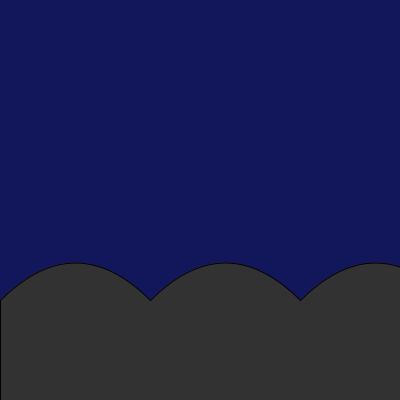
Frame 1 (no input)
Frame 60 (the mouse pressed at the canvas centre just before this capture): identical to frame 1, image omitted
Frame 120 (the mouse held since frame 60 and released just before this capture): identical to frame 1, image omitted

The Processing sketch that drew this single still picture (run headless with seeded random() and noise(); from frame 60 on, the mouse is pressed at the canvas centre):

// Processing sketch: lab_3
// ── lab_3.pde
float moonX, moonY = 0;
float sunX, sunY = 0;
float cloudX = -500;
float rectX, rectY = 0;
boolean face, sunGlass;
PImage moon;
float x = 0;
void setup(){
  size(400,400);
  face = false;
  sunGlass = false;
  sunX = 400;
}
void draw(){
  back();
  //Call sun once moon is done
  if (moonX >= 350 && moonX <= 365){
    sunX = 0; 
    sunY = 0;
    cloudX = 400;
    x = 0;
    face = false;
    sunGlass = false;
  }
  //Call moon once sun is done
  if (sunX >= 370 && sunX <= 399){
    moonX = 0;
    moonY = 0;
    face = false;
    sunGlass = false;
    
  }
  //Call stars when moon is going
  if (moonX <= 350  && moonX >= 45){
  star();
  }
  sun();
  clouds();
  moon();
  hills();
}

void moon(){
  moonX += .3;
  moonY = -300*sin(moonX/125);
  pushMatrix();
  translate(0, 400);
  translate(moonX, moonY);
  fill(255);
  ellipse(0, 0, 65, 65);
  if (face){
    moonFace();
  }
  
  popMatrix();
  
}
void star(){
  rectX = random(400);
  rectY = random(250);
  fill(242, 204, 0);
  rect(rectX,rectY, 5, 5);
  rectX = random(400);
  rectY = random(250);
  rect(rectX,rectY, 7, 7);
  
}
void mousePressed(){
  if (moonX <= 400) {
    if (mouseY >= 240 && face == true) {
      face = false;
    } else if (mouseY >= 240 && face == false){
    face = true;
    }
  } else if (sunX < 400){
    if (mouseY >= 240 && sunGlass == true) {
      sunGlass = false;
    } else if (mouseY >= 240 && sunGlass == false){
    sunGlass = true;
    }
}
}
//Makes the hills in background
void hills() {
  fill(50);
  beginShape();
  vertex(0, 300);
  bezierVertex(50, 250, 100, 250, 150, 300);
  bezierVertex(200, 250, 250, 250, 300, 300);
  bezierVertex(350, 250, 400, 250, 450, 300);
  vertex(400, 400);
  vertex(0, 400);
  endShape(CLOSE);

}
void sun(){
  
  float x1, x2, x3, y1, y2, y3, t;
  sunX += .3;
  sunY = -300*sin(sunX/125);
  pushMatrix();
  translate(0, 400);
  translate(sunX, sunY);
  fill(239, 228, 72);
  ellipse(0, 0, 70, 70);
  stroke(1);
  t = 0; 
   for (int i=0; i<26; i++)
   {
      x1 = 0 + 35 * cos(t);
      y1 = 0 + 35 * sin(t);
      x2 = 0 + 80 * cos(t+PI/13);
      y2 = 0 + 80 * sin(t+PI/13);
      x3 = 0 + 35 * cos(t+2*PI/13);
      y3 = 0 + 35 * sin(t+2*PI/13);
      triangle(x1, y1, x2, y2, x3, y3);
      t += PI/13;
   }
  
  if(sunGlass){
    glasses();
  }
  popMatrix();
}
void back(){
  
  if (moonX <= 365){
    background(18, 23, 92);
  }
  if (sunX <= 380){
    while (x <= 100){
    x += .1;
    background(18 + x, 50 + x, 130 + x );
    }
    background(18 + x, 50 + x, 130 + x );
  }
}
//The face for the sun
void glasses(){
  beginShape();
  fill(0);
  vertex(-24, -25);
  vertex(-5, -25);
  vertex(-5, -20);
  vertex(-0, -20);
  vertex(-0, -25);
  vertex(25, -25);
  vertex(22, -10);
  vertex(2, -10);
  vertex(0, -15);
  vertex(-5, -15);
  vertex(-7, -10);
  vertex(-23, -10);
  endShape(CLOSE);
  fill(0);
  beginShape();
  curveVertex(-23, 5);
  curveVertex(-23, 5);
  curveVertex(-5, 15);
  curveVertex(5, 15);
  curveVertex(20, 5);
  curveVertex(20, 5);
  endShape(CLOSE);
}
void clouds(){
pushMatrix();
  translate(cloudX, 0);
  fill(255);
 beginShape();
vertex(20, 20);
bezierVertex(40, 10, 50, 10, 60, 20);
bezierVertex(70, 10, 80, 10, 90, 20);
bezierVertex(100, 10, 110, 10, 120, 20);
bezierVertex(130, 30, 130, 30, 120, 40);
bezierVertex(110, 50, 100, 50, 90, 40);
bezierVertex(80, 50, 70, 50, 60, 40);
bezierVertex(50, 50, 40, 50, 30, 40);
endShape(CLOSE);
popMatrix();
pushMatrix();
translate(cloudX + 200, 50);
 
  fill(255);
 beginShape();
vertex(20, 20);
bezierVertex(40, 10, 50, 10, 60, 20);
bezierVertex(70, 10, 80, 10, 90, 20);
bezierVertex(100, 10, 110, 10, 120, 20);
bezierVertex(130, 30, 130, 30, 120, 40);
bezierVertex(110, 50, 100, 50, 90, 40);
bezierVertex(80, 50, 70, 50, 60, 40);
bezierVertex(50, 50, 40, 50, 30, 40);
endShape(CLOSE);
popMatrix();
pushMatrix();
translate(cloudX + 35, 70);
 
  fill(255);
 beginShape();
vertex(20, 20);
bezierVertex(40, 10, 50, 10, 60, 20);
bezierVertex(70, 10, 80, 10, 90, 20);
bezierVertex(100, 10, 110, 10, 120, 20);
bezierVertex(130, 30, 130, 30, 120, 40);
bezierVertex(110, 50, 100, 50, 90, 40);
bezierVertex(80, 50, 70, 50, 60, 40);
bezierVertex(50, 50, 40, 50, 30, 40);
endShape(CLOSE);
popMatrix();
cloudX -= .5;
}
//Makes the moon's face
void moonFace(){
  pushMatrix();
  stroke(1);
  fill(255);
  ellipse(-12, -12, 12, 9);
  ellipse(12, -12, 12, 9);
  fill(0);
  ellipse(-12, -12, 5, 9);
  ellipse(12, -12, 5, 9);
  pushMatrix();
  beginShape();
  curveVertex(-23, 5);
  curveVertex(-23, 5);
  curveVertex(0, 15);
  curveVertex(20, 5);
  curveVertex(20, 5);
  endShape(CLOSE);
  popMatrix();
  popMatrix();
}
